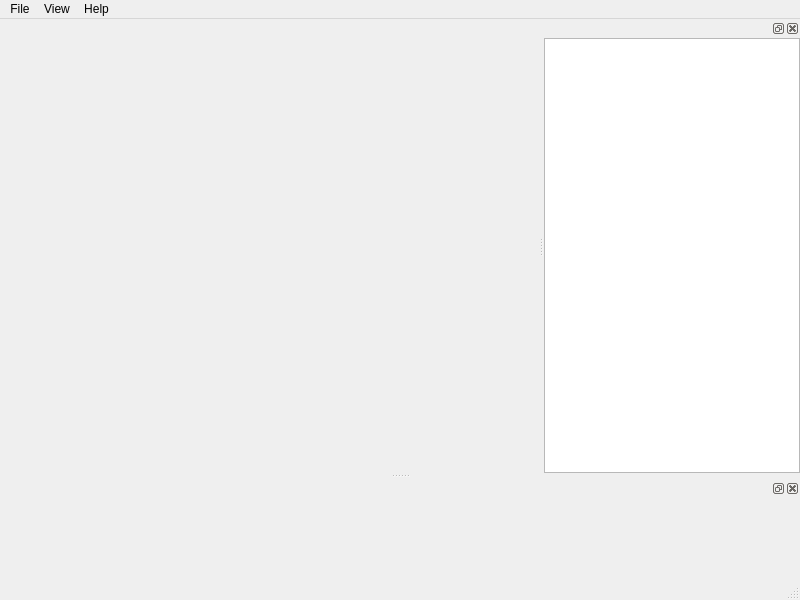
<?xml version="1.0" encoding="UTF-8"?>
<ui version="4.0">
 <class>msvQVTKButtonsMainWindow</class>
 <widget class="QMainWindow" name="msvQVTKButtonsMainWindow">
  <property name="geometry">
   <rect>
    <x>0</x>
    <y>0</y>
    <width>800</width>
    <height>600</height>
   </rect>
  </property>
  <property name="windowTitle">
   <string>VTKButtons - Multi Scale Visualization Toolkit</string>
  </property>
  <widget class="QWidget" name="centralwidget">
   <layout class="QVBoxLayout" name="verticalLayout_3" stretch="1,0">
    <property name="margin">
     <number>0</number>
    </property>
    <item>
     <widget class="QVTKWidget" name="threeDView" native="true"/>
    </item>
    <item>
     <layout class="QHBoxLayout" name="horizontalLayout">
      <item>
       <widget class="msvQTimePlayerWidget" name="timePlayerWidget" native="true"/>
      </item>
     </layout>
    </item>
   </layout>
  </widget>
  <widget class="QMenuBar" name="menubar">
   <property name="geometry">
    <rect>
     <x>0</x>
     <y>0</y>
     <width>800</width>
     <height>21</height>
    </rect>
   </property>
   <widget class="QMenu" name="menuFile">
    <property name="title">
     <string>File</string>
    </property>
    <addaction name="actionOpen"/>
    <addaction name="actionClose"/>
    <addaction name="actionExit"/>
   </widget>
   <widget class="QMenu" name="menuHelp">
    <property name="title">
     <string>Help</string>
    </property>
    <addaction name="actionAboutVTKButtonsApplication"/>
   </widget>
   <widget class="QMenu" name="menuView">
    <property name="title">
     <string>View</string>
    </property>
   </widget>
   <addaction name="menuFile"/>
   <addaction name="menuView"/>
   <addaction name="menuHelp"/>
  </widget>
  <widget class="QStatusBar" name="statusbar"/>
  <widget class="QDockWidget" name="ecgReviewPanel">
   <property name="allowedAreas">
    <set>Qt::LeftDockWidgetArea|Qt::RightDockWidgetArea</set>
   </property>
   <attribute name="dockWidgetArea">
    <number>2</number>
   </attribute>
   <widget class="QWidget" name="dockWidgetContents_3">
    <layout class="QVBoxLayout" name="verticalLayout">
     <property name="margin">
      <number>0</number>
     </property>
     <item>
      <widget class="QListWidget" name="ecgReviewListWidget">
       <property name="selectionMode">
        <enum>QAbstractItemView::ExtendedSelection</enum>
       </property>
      </widget>
     </item>
    </layout>
   </widget>
  </widget>
  <widget class="QDockWidget" name="ecgPanel">
   <property name="floating">
    <bool>false</bool>
   </property>
   <property name="allowedAreas">
    <set>Qt::BottomDockWidgetArea|Qt::TopDockWidgetArea</set>
   </property>
   <attribute name="dockWidgetArea">
    <number>8</number>
   </attribute>
   <widget class="QWidget" name="dockWidgetContents_4">
    <layout class="QVBoxLayout" name="verticalLayout_2">
     <property name="margin">
      <number>0</number>
     </property>
     <item>
      <widget class="ctkVTKChartView" name="ecgView">
       <property name="minimumSize">
        <size>
         <width>0</width>
         <height>80</height>
        </size>
       </property>
      </widget>
     </item>
    </layout>
   </widget>
  </widget>
  <action name="actionOpen">
   <property name="text">
    <string>Open...</string>
   </property>
   <property name="shortcut">
    <string>Ctrl+O</string>
   </property>
   <property name="iconVisibleInMenu">
    <bool>true</bool>
   </property>
  </action>
  <action name="actionExit">
   <property name="text">
    <string>Exit</string>
   </property>
   <property name="shortcut">
    <string>Ctrl+Q</string>
   </property>
  </action>
  <action name="actionClose">
   <property name="text">
    <string>Close</string>
   </property>
   <property name="shortcut">
    <string>Ctrl+X</string>
   </property>
  </action>
  <action name="actionAboutVTKButtonsApplication">
   <property name="text">
    <string>About VTKButtons Application</string>
   </property>
   <property name="iconVisibleInMenu">
    <bool>true</bool>
   </property>
  </action>
 </widget>
 <customwidgets>
  <customwidget>
   <class>ctkVTKChartView</class>
   <extends>QWidget</extends>
   <header>ctkVTKChartView.h</header>
   <container>1</container>
  </customwidget>
  <customwidget>
   <class>QVTKWidget</class>
   <extends>QWidget</extends>
   <header>QVTKWidget.h</header>
   <container>1</container>
  </customwidget>
  <customwidget>
   <class>msvQTimePlayerWidget</class>
   <extends>QWidget</extends>
   <header>msvQTimePlayerWidget.h</header>
   <container>1</container>
  </customwidget>
 </customwidgets>
 <resources/>
 <connections/>
</ui>
